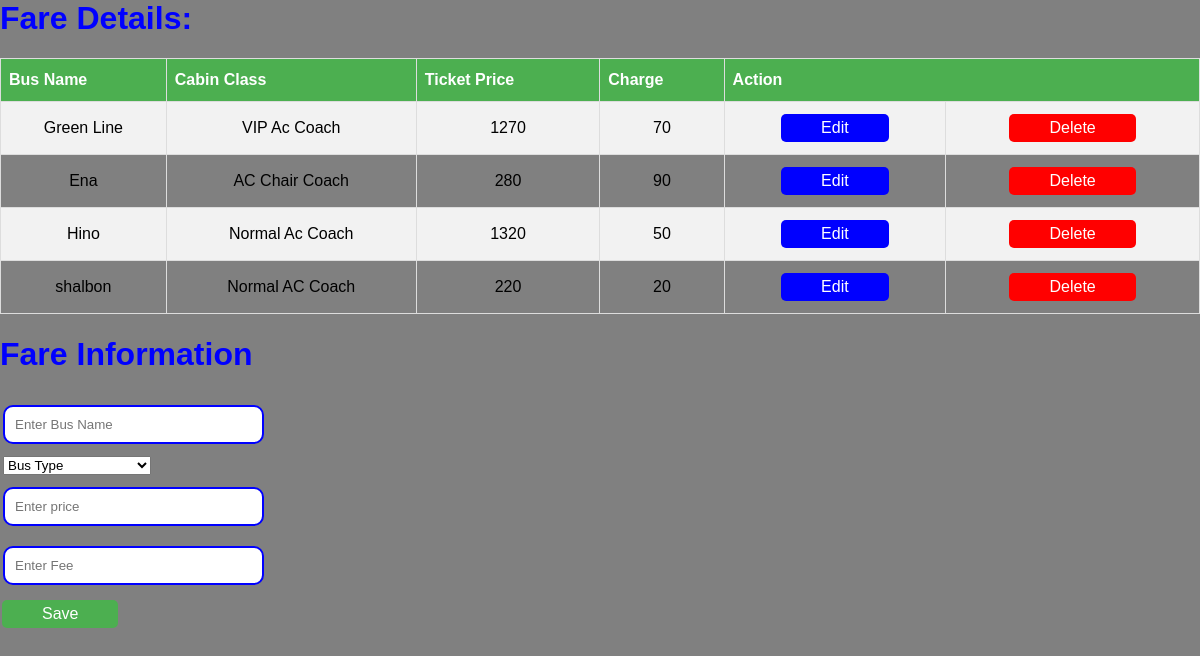
Page /fare.php on the committed database.
### tables this page shows
CREATE TABLE `fare` (
  `id` int(10) NOT NULL,
  `busname` varchar(30) NOT NULL,
  `bustype` varchar(20) NOT NULL,
  `price` varchar(15) NOT NULL,
  `charge` varchar(15) NOT NULL
);

### show_fare.php (the view, shortened to what this page needs)
<?php
	$con=mysqli_connect('localhost','root','','test');
	function showdata()
	{
		global $con;
		$query = "select * from fare";
		$run = mysqli_query($con,$query);
		if($run == TRUE)
		{
			?>
			<table border="1" width="80%"  id="customers">
				<h1>Fare Details:</h1>
				<tr>
					<th>Bus Name</th>
					<th>Cabin Class</th>
					<th>Ticket Price</th>
					<th>Charge</th>
					<th colspan="2">Action</th>
				</tr>
			<?php
			while ($data = mysqli_fetch_assoc($run))
			{
				?>
					<tr align="center">
					<td><?php echo $data['busname']; ?></td>
					<td><?php echo $data['bustype']; ?></td>
					<td><?php echo $data['price']; ?></td>
					<td><?php echo $data['charge']; ?></td>
					<td><a class="button1" href="fare_edit.php?edit=<?php echo $data['id']; ?>">Edit</a></td>
					<td><a class="button2" href="fare_server.php?del=<?php echo $data['id']; ?>">Delete</a></td>
				</tr>
				<?php
			}
			?>
			</table>
			<?php
		}
		else
		{
			echo "Error!!!";
		}
	}
?>

### fare.php (style rules this page uses)
body { background-color: gray; margin: 0; font-family: Arial, Helvetica, sans-serif; }
h1 { color: blue; }
.button1 { background-color: blue; border: none; color: white; padding: 5px 40px; text-align: center; text-decoration: none; display: inline-block; font-size: 16px; margin: 4px 2px; cursor: pointer; border-radius: 5px; }
.button2 { background-color: red; border: none; color: white; padding: 5px 40px; text-align: center; text-decoration: none; display: inline-block; font-size: 16px; margin: 4px 2px; cursor: pointer; border-radius: 5px; }
#customers { font-family: "Trebuchet MS", Arial, Helvetica, sans-serif; border-collapse: collapse; width: 100%; }
#customers td, #customers th { border: 1px solid #ddd; padding: 8px; }
#customers tr:nth-child(even) { background-color: #f2f2f2; }
#customers th { padding-top: 12px; padding-bottom: 12px; text-align: left; background-color: #4CAF50; color: white; }

### rows in the picture
fare: busname "Green Line", bustype "VIP Ac Coach", price "1270", charge "70"
fare: busname "Ena", bustype "AC Chair Coach", price "280", charge "90"
fare: busname "Hino", bustype "Normal Ac Coach", price "1320", charge "50"
fare: busname "shalbon", bustype "Normal AC Coach", price "220", charge "20"
